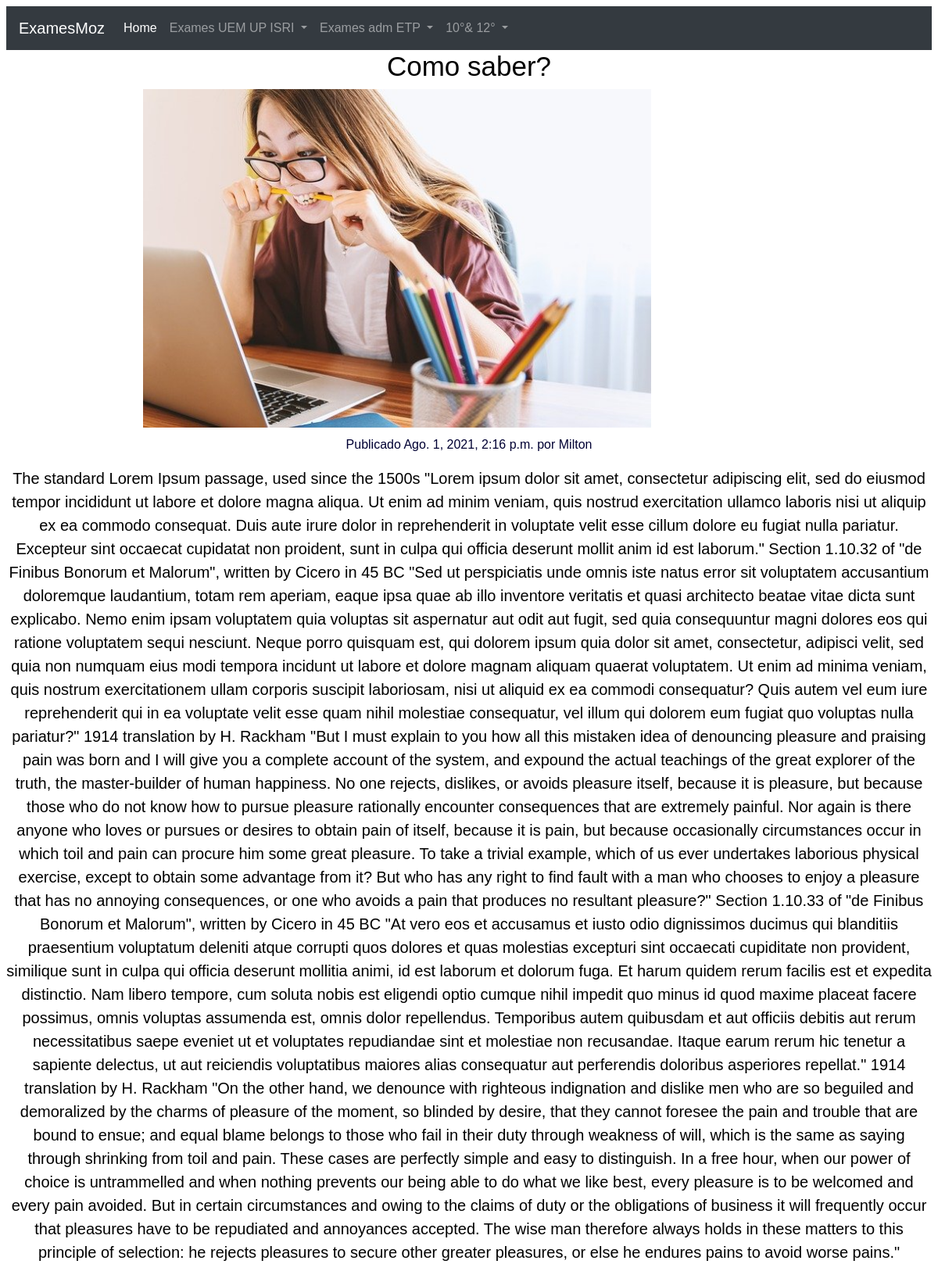
The app's page /postagem/10 with its own data.
### exame/models.py (models this page shows, shortened)
class Post(models.Model):
    data = models.DateTimeField('Data',auto_now_add=True)
    actualizado = models.DateTimeField('actualizado',auto_now=True)
    titulo = models.CharField('Título', max_length=100)
    imagem = models.FileField('imagem',blank=True,upload_to='imagem')
    corpo = models.TextField('Corpo')
    class Meta:
        ordering = ['-data',]

### exame/views.py (the view)
# urls.py: path('postagem/<int:id>', postagem,name='Postagem'),
def postagem(request, id):
    objecto = get_object_or_404(Post, id=id)
    contexto ={'postagem':objecto}
    return render(request, 'postagem.html', contexto)

### exame/templates/postagem.html (shortened to what this page needs)
{% extends 'base.html' %}
{% load bootstrap4 %}
{% load static %}
{% block conteudo %}
    <h1 class="titulos">{{postagem.titulo}}</h1>
    <img src="/media/{{postagem.imagem}}">
    <p class="date">Publicado {{postagem.data}} por Milton</p>
    <p class="paragrafos">{{postagem.corpo}}</p>
{% endblock %}

### exame/static/css/style.css (style rules this page uses)
body { font-family:Arial; padding:8px; }
.paragrafos { color:black; font-size:20px; text-align:center; }
.titulos { color:black; text-align:center; font-size:35px; }
img { margin-left:175px; margin-right:100px; margin-top:auto; margin-bottom:10px; width:650px; }
.date { text-align:center; font-size:16px; color:#000033; }

### records on screen
Post: titulo "Como saber?", imagem (picture), data "Ago. 1, 2021, 2:16 p.m.", corpo "The standard Lorem Ipsum passage, used since the 1500s \"Lorem ipsum dolor sit amet, consectetur adipiscing elit, sed do eiusmod tempor incididunt ut labore et dolore magna aliqua. Ut enim ad minim veniam, quis nostrud exercitation ullamco laboris nisi ut aliquip ex ea commodo consequat. Duis aute irure dolor in reprehenderit in voluptate velit esse cillum dolore eu fugiat nulla pariatur. Excepteur sint occaecat cupidatat non proident, sunt in culpa qui officia deserunt mollit anim id est laborum.\" Section 1.10.32 of \"de Finibus Bonorum et Malorum\", written by Cicero in 45 BC \"Sed ut perspiciatis unde omnis iste natus error sit voluptatem accusantium doloremque laudantium, totam rem aperiam,…"
